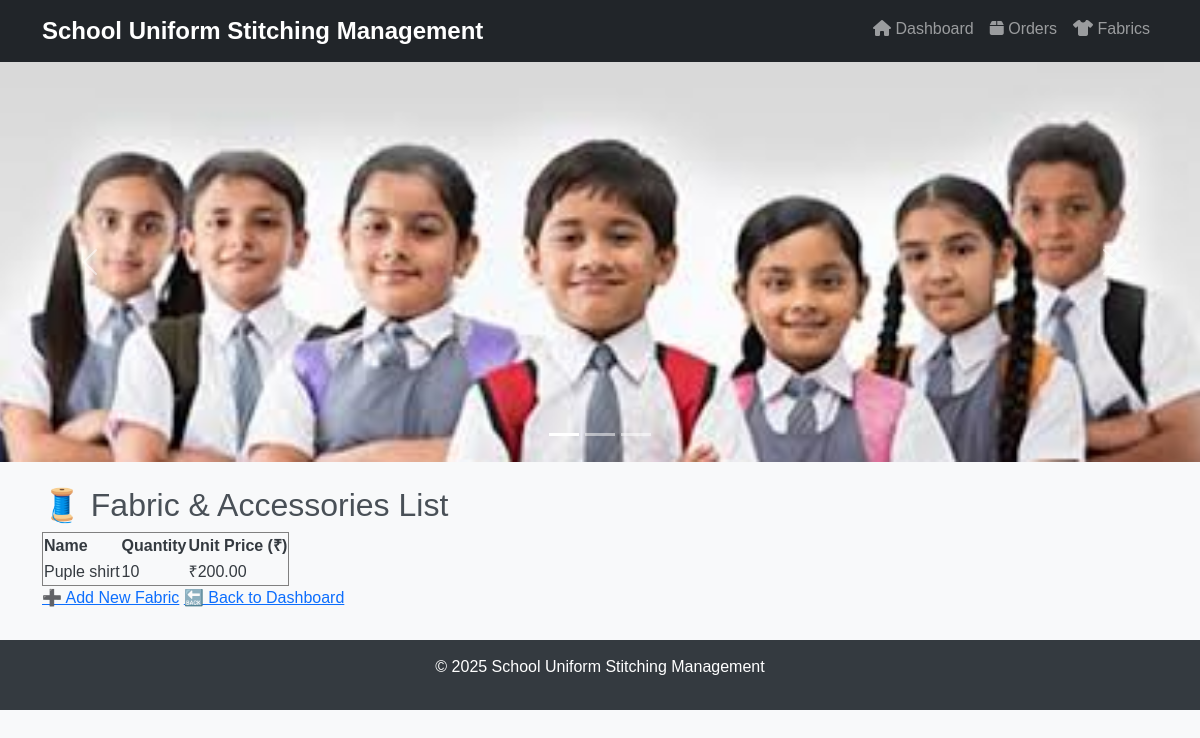
Page /fabric-list/ on the committed database.
### stitching/models.py (models this page shows, shortened)
class FabricAccessory(models.Model):
    name = models.CharField(max_length=100)
    quantity = models.PositiveIntegerField()
    unit_price = models.DecimalField(max_digits=10, decimal_places=2)

### stitching/views.py (the view)
# urls.py: path('fabric-list/', fabric_list, name='fabric_list'),
def fabric_list(request):
    fabrics = FabricAccessory.objects.all()
    return render(request, 'stitching/fabric_list.html', {'fabrics': fabrics})

### stitching/templates/stitching/fabric_list.html (shortened to what this page needs)
{% extends 'stitching/base.html' %}
{% block content %}
<h2>🧵 Fabric & Accessories List</h2>
<table border="1">
    <tr>
        <th>Name</th>
        <th>Quantity</th>
        <th>Unit Price (₹)</th>
    </tr>
    {% for fabric in fabrics %}
    <tr>
        <td>{{ fabric.name }}</td>
        <td>{{ fabric.quantity }}</td>
        <td>₹{{ fabric.unit_price }}</td>
    </tr>
    {% endfor %}
</table>
<a href="{% url 'add_fabric' %}">➕ Add New Fabric</a>
<a href="{% url 'dashboard' %}">🔙 Back to Dashboard</a>
{% endblock %}

### stitching/templates/stitching/base.html (style rules this page uses)
body { background-color: #f8f9fa; font-family: 'Arial', sans-serif; color: #343a40; }
h2, h3 { color: #495057; }

### rows in the picture
FabricAccessory: name "Puple shirt", quantity "10", unit_price "200.00"
